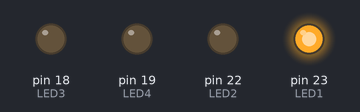
Simulated run of this sketch. Board: Arduino Mega 2560, built with avr-gcc and run on an emulated ATmega2560. Shown: output pins drawn as LEDs (lit = HIGH).

Above: at 0.04 s.
At 1.6 s:
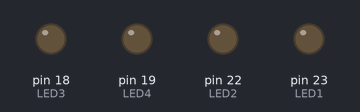
At 6.22 s:
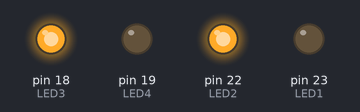
At 7.8 s:
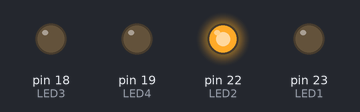
At 10.8 s:
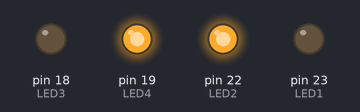
At 14.0 s:
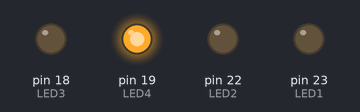
Timing chart, 0 to 16.1 s (numbered marks = the images above):
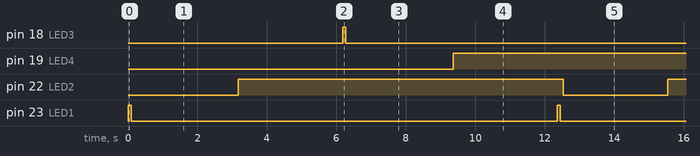

The sketch:

sketch_jun24a.ino
```cpp
int LED1 = 23 ;
int LED2 = 22 ;
int LED3 = 18 ;
int LED4 = 19 ;

void setup() {
pinMode (LED1,OUTPUT);
pinMode (LED2,OUTPUT);
pinMode (LED3,OUTPUT);
pinMode (LED4,OUTPUT);
}

void loop() {
digitalWrite (LED1,HIGH) ;
delay(90);
digitalWrite (LED1,LOW) ;
delay(90);
digitalWrite (LED2,LOW) ;
delay(3000);
digitalWrite (LED2,HIGH) ;
delay(3000);
digitalWrite (LED3,HIGH) ;
delay(90);
digitalWrite (LED3,LOW) ;
delay(90);
digitalWrite (LED4,LOW) ;
delay(3000);
digitalWrite (LED4,HIGH) ;
delay(3000);
}
```

Measured:
- by itself, pin 18 (LED3), pin 23 (LED1): alternates HIGH for 0.09 s and LOW for 12.3 s
- by itself, pin 19 (LED4), pin 22 (LED2): alternates HIGH for 9.4 s and LOW for 3.0 s
